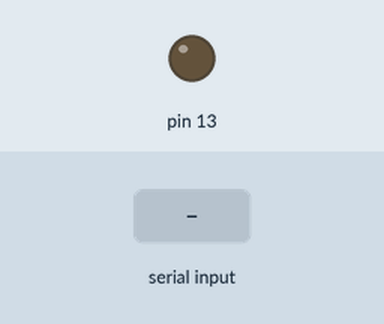
A sketch run on a simulated Arduino Uno, built with avr-gcc and run on an emulated ATmega328P. Shown: output pins drawn as LEDs (lit = HIGH). Dashed ring = blinking. Inputs (shaded band) come from the test bench.

Above: at 1.2 s.
1.3 s: "2" received over Serial
At 1.7 s:
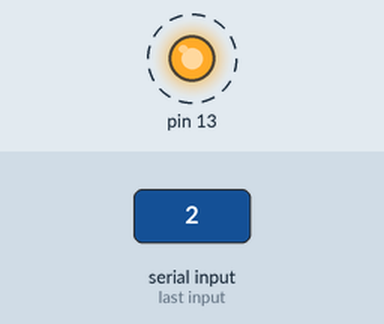
Timing chart, 0 to 4.3 s (numbered marks = the images above; inputs shaded):
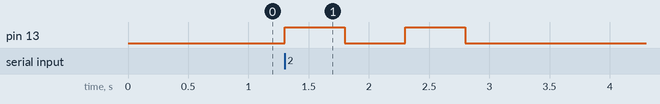

The sketch:

blinkNtimes.ino
```cpp
int x;
void setup() {
  // put your setup code here, to run once:
  x = 0;
  Serial.begin(9600);
  pinMode(13, OUTPUT);
}

void loop() {
  x = 0;
  //put your main code here, to run repeatedly:
  if(Serial.available() > 0) {
    x = Serial.read();
    x -= '0';
    for(int i = 1; i <= x; ++i) {
      digitalWrite(13, HIGH);
      delay(500);
      digitalWrite(13, LOW);
      delay(500);
    }
  }
}
```

Measured:
- after the input at 1.3 s, pin 13: alternates HIGH for 0.50 s and LOW for 0.50 s, 4 changes in all, then stays LOW, starting at once
